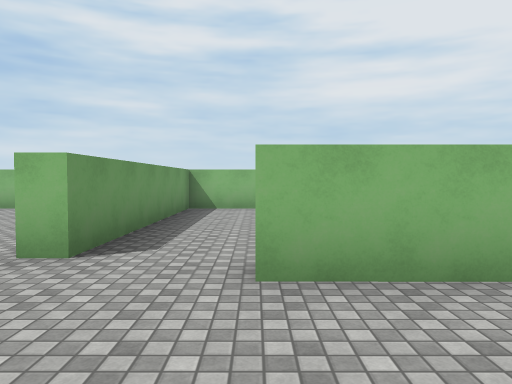
[1] (above)

23 first-person views from a walk through a Unity game level. The camera is 1.5 m above the floor, tilts 2° down and sees 70° across. The floor is counted in squares, 2 m on a side. Each view is taken from the middle of a square. On the plan, view 1 faces up. The plan holds only what a view shows up to about 11 squares ahead; the rest is blank. The place goes on beyond the plan. The player character is not drawn. Some animated figures are not drawn. Surface patterns are stand-ins for the level's own textures.

[2]
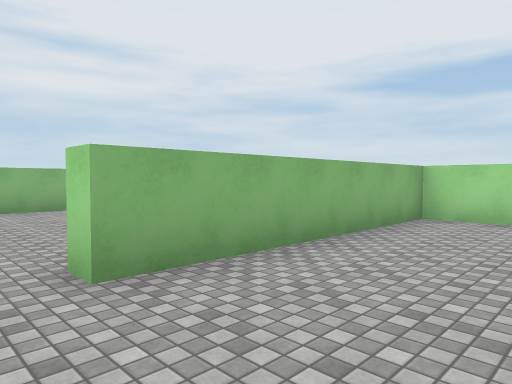

[3]
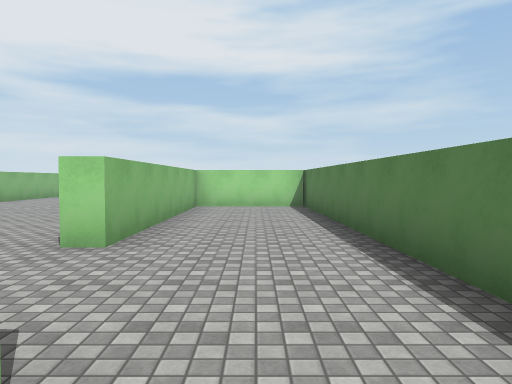

[4]
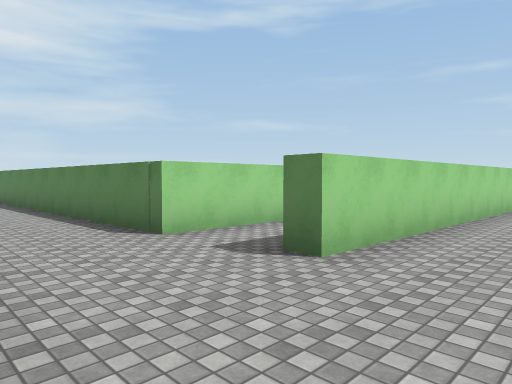

[5]
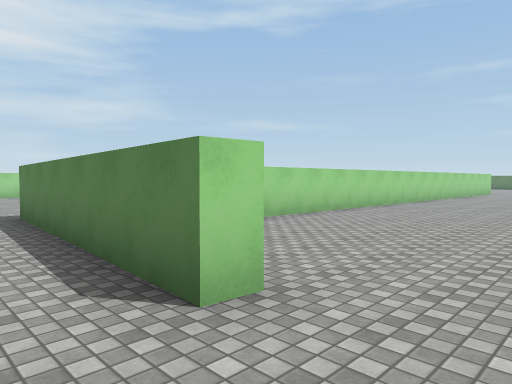

[6]
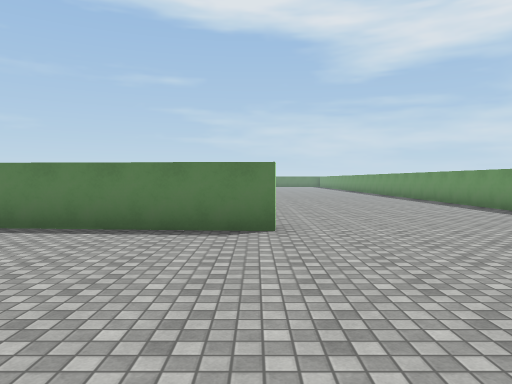

[7]
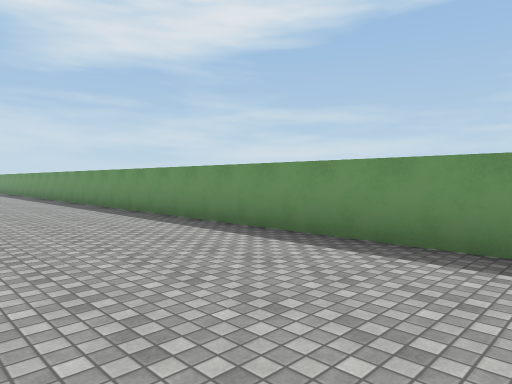

[8]
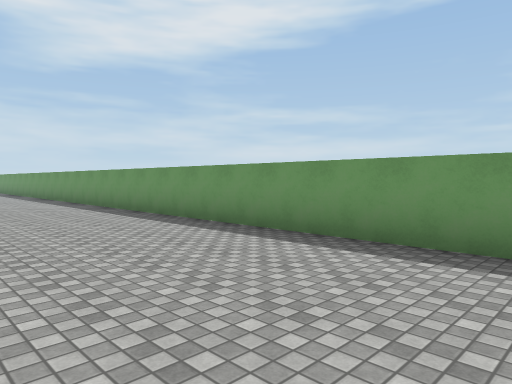

[9]
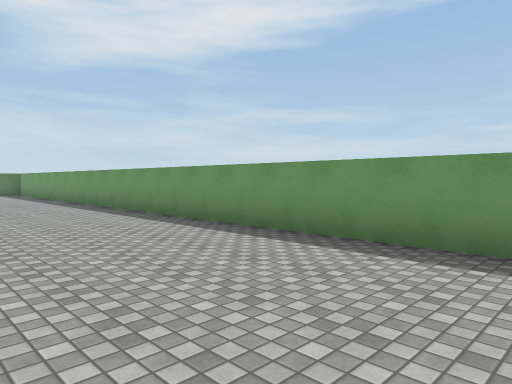

[10]
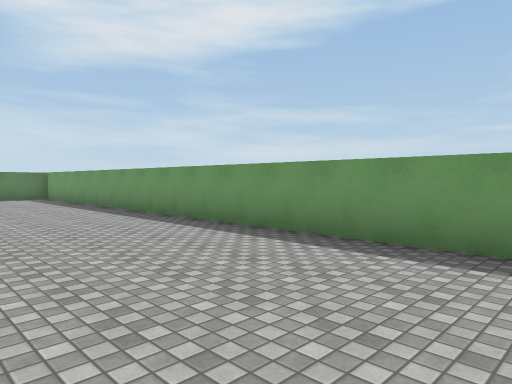

[11]
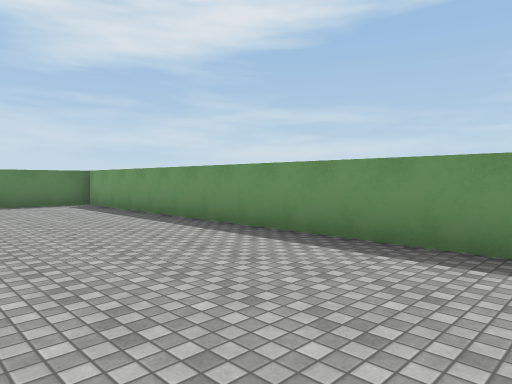

[12]
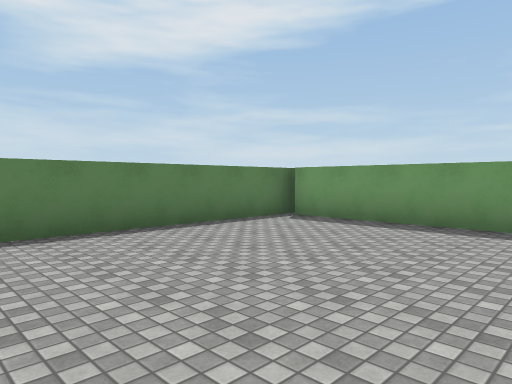

[13]
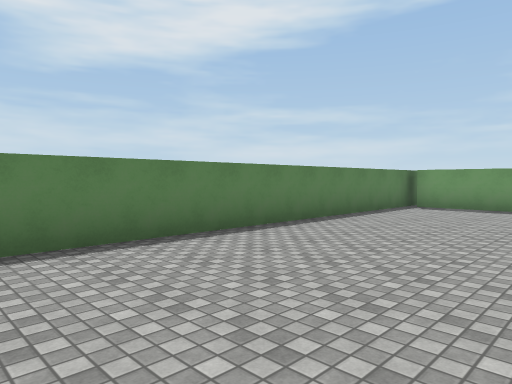

[14]
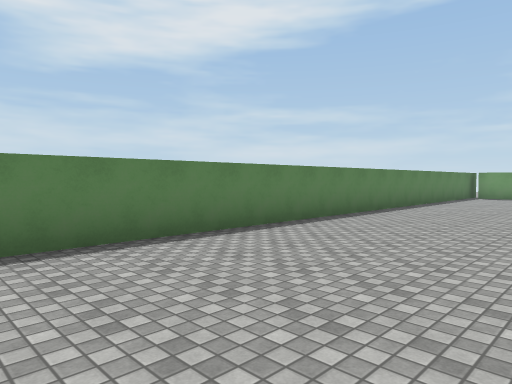

[15]
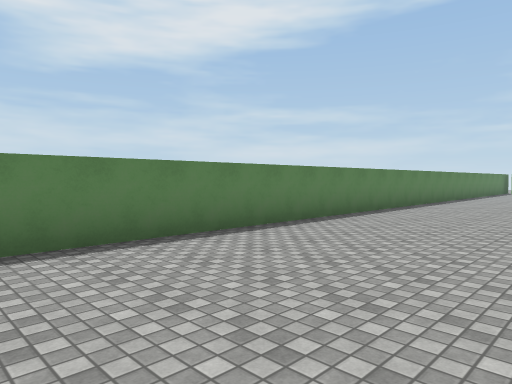

[16]
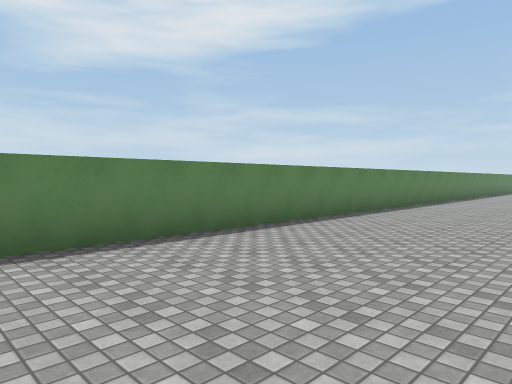

[17]
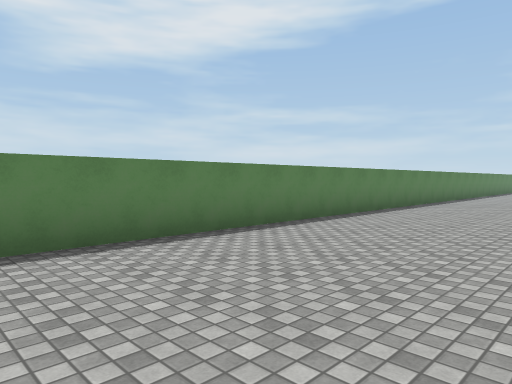

[18]
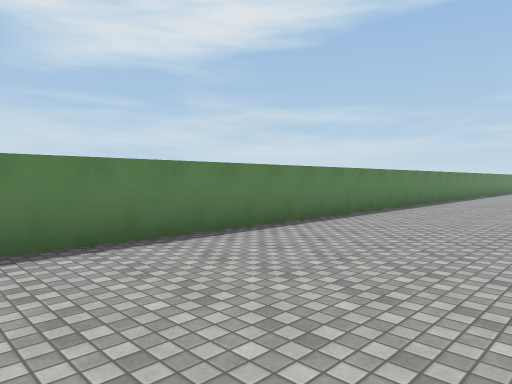

[19]
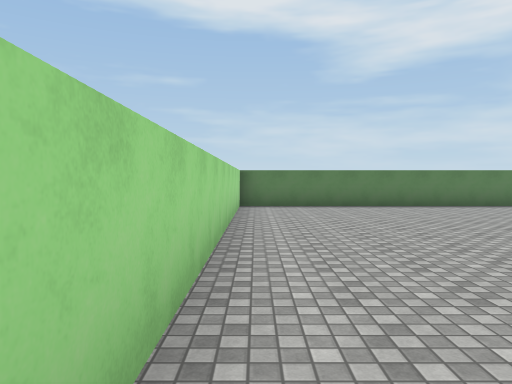

[20]
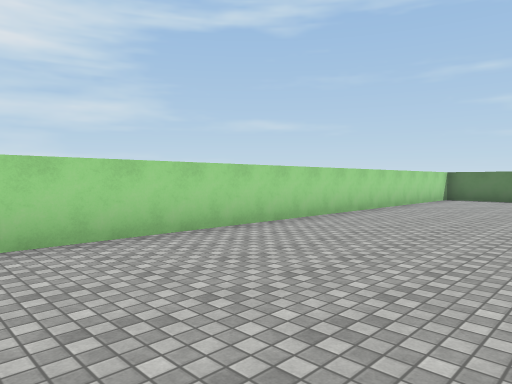

[21]
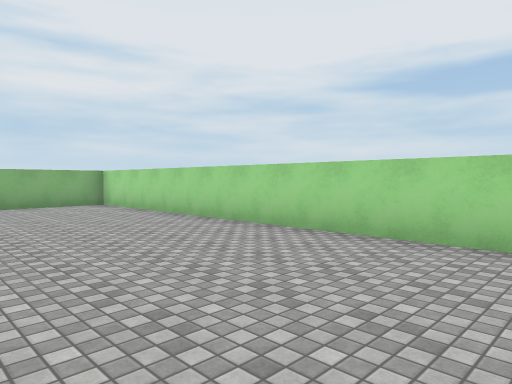

[22]
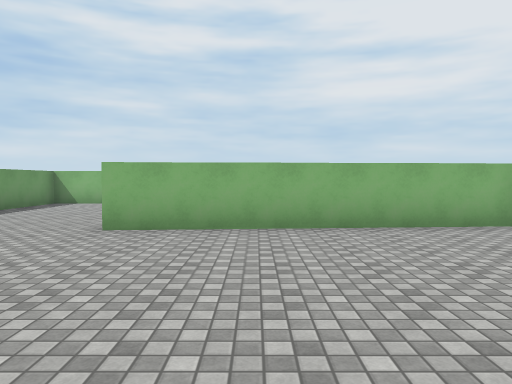

[23]
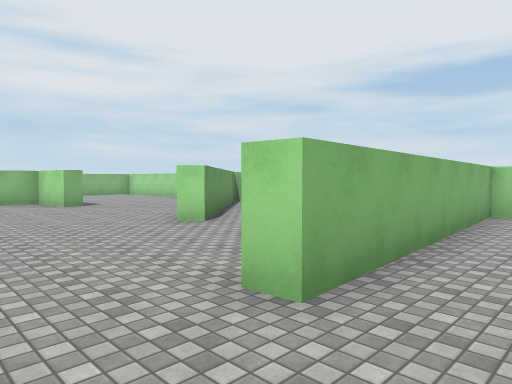

### Floor plan
Points are (right, up) in squares from view 1. A wall is a line through its corners. A room is listed if a view was taken in it or the views show most of it. See-through windows are left out.
Room 1 (views 1, 2)
walls: (-1.8, 3.4) (-2.3, 3.5); (-3.6, -0.6) (6.1, -0.3) (6.1, 2.6) (0, 2.7) (0, 3.2)
ways out: opening at (-3, 0.5) to room 2; opening at (-2, 3.5) to room 3
Room 2 (view 3)
walls: (-3.7, -3) (-3.6, -0.6)
ways out: opening at (-3, 0.5) to room 1; opening at (-6, 0.5) to room 3
Room 3 (views 4, 5, 6, 7, 8, 9, 10, 11, 12, 13, 14, 15, 16, 17, 18, 19, 20, 21, 22, 23)
walls: (-6.2, -8.2) (-6, -0.9) (-5.4, -0.9); (9.8, -1) (9.8, -3.2); (20.4, -26.9) (20.4, -6.2) (13.7, -6.7) (13.7, -6.2); (-15.9, -27.2) (20.5, -27.2); (19.1, 0.2) (16, -2.7) (15.6, -2.4); (15.3, 2.6) (15.1, 4.3) (14.1, 4.4); (-9.3, 2.2) (-9.3, 2.7) (-2.9, 2.3); (2, 9.4) (-1.7, 9.4) (-1.8, 3.4); (-15.1, 2.4) (-15.1, -27); (-6.1, 9.4) (-6.6, 9.4)
ways out: opening at (-2, 3.5) to room 1; opening at (-6, 0.5) to room 2; opening at (17, 1.7); gap at (-16, -27)

Where each view was taken, in squares from view 1:
view 1: 0 up, 0 right, facing up
view 2: 0 up, 1 left, facing up-right
view 3: 1 up, 4 left, facing right
view 4: 2 up, 8 left, facing down-right
view 5: 4 up, 11 left, facing down-right
view 6: 8 up, 9 left, facing down
view 7: 3 up, 11 left, facing down-left
view 8: 2 down, 11 left, facing down-left
view 9: 8 down, 11 left, facing down-left
view 10: 12 down, 11 left, facing down-left
view 11: 16 down, 11 left, facing down-left
view 12: 22 down, 9 left, facing down-left
view 13: 23 down, 5 left, facing down-left
view 14: 23 down, 1 right, facing down-left
view 15: 23 down, 7 right, facing down-left
view 16: 23 down, 10 right, facing down-left
view 17: 23 down, 16 right, facing down-left
view 18: 23 down, 20 right, facing down-left
view 19: 17 down, 20 right, facing down
view 20: 13 down, 16 right, facing down-right
view 21: 17 down, 16 right, facing up-right
view 22: 12 down, 16 right, facing up
view 23: 8 down, 12 right, facing up-right
